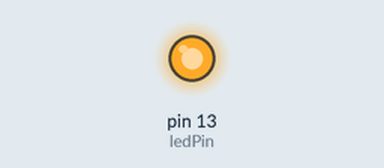
Simulated run of this sketch. Board: Arduino Uno, built with avr-gcc and run on an emulated ATmega328P. Parts: output pins drawn as LEDs (lit = HIGH).

Above: at 0.1 s.
At 4.1 s:
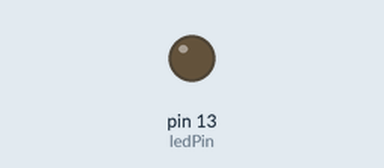
Timing chart, 0 to 5.6 s (numbered marks = the images above):
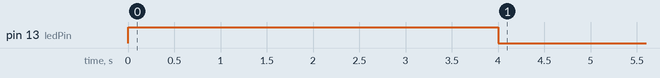

The sketch:

Temporiz_millis.ino
```cpp
const int ledPin =  LED_BUILTIN;
unsigned long prevMillis = 0;
const long interval = 4000;
unsigned long varMillis;

void setup() {
  Serial.begin(9600);
  pinMode(ledPin, OUTPUT);
  temp();

}

void loop() {}

// procedimiento  //
void temp() {
  digitalWrite(ledPin,1);
  prevMillis=millis();
  do {
     varMillis = millis();
  }while (varMillis - prevMillis <= interval);
  digitalWrite(ledPin,0);
}
```
